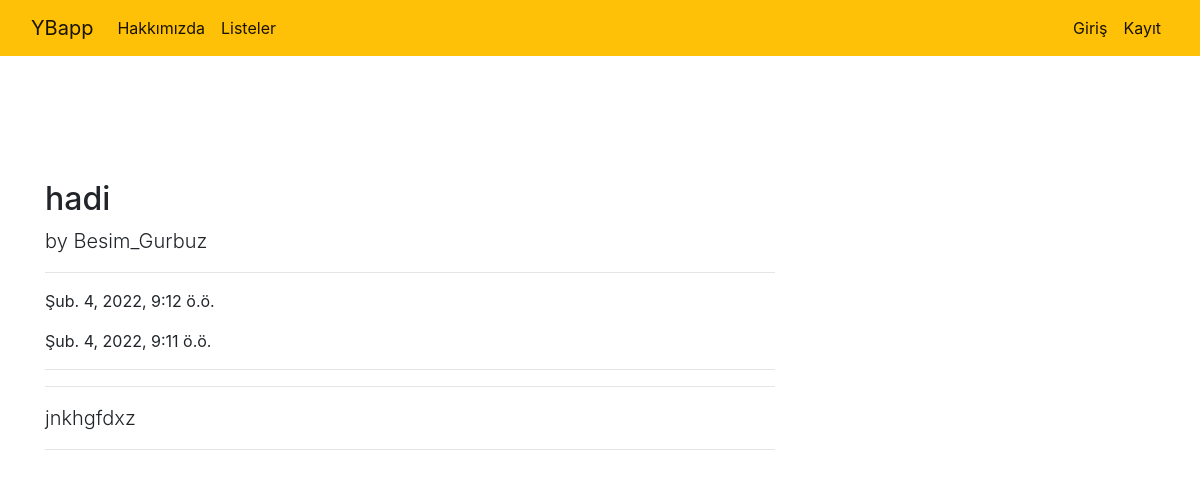
The page /yapbitirs/yapbitir/13 on the database as committed earlier.
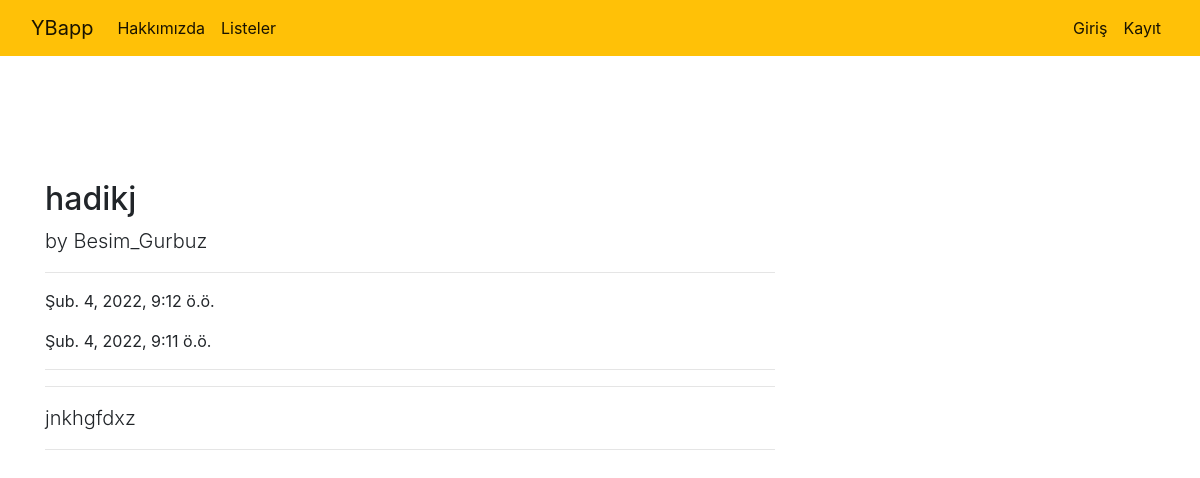
The same page on the database as committed later.
### yapbitir/models.py (models this page shows, shortened)
class Yapbitir(models.Model):
    author = models.ForeignKey("auth.User",on_delete=models.CASCADE,verbose_name="User")
    title = models.CharField(max_length=100, verbose_name="Liste Adı")
    content = models.TextField(verbose_name="YapBtirler")
    finished = models.BooleanField(default=True,verbose_name="Tamamlandı")
    created_date = models.DateTimeField(auto_now_add=True, verbose_name="Oluşturulan Tarihi")
    dateline = models.DateTimeField(default=datetime.now,blank=True)
    class Meta:
        ordering = ['-created_date']

### yapbitir/views.py (the view)
# urls.py: path('yapbitir/<int:id>', views.detail,name= "detail"),
def detail(request,id):
    yapbitir = get_object_or_404(Yapbitir,id = id)
    return render(request,"detail.html",{"yapbitir" : yapbitir})

### templates/detail.html
{% extends 'layout.html' %}
{% block body %}
<div class="row">
    <div class="col-lg-8">
      <h2 class="mt-4">{{yapbitir.title}}</h2>
      <p class="lead">
        by
        {{yapbitir.author.username}}
      </p>
      <hr>
      <p>{{yapbitir.created_date}}</p>
      <p>{{yapbitir.dateline}}</p>
      <hr>
      <hr>
      <p class="lead">
          {{yapbitir.content|safe}}
      </p>
      <hr>
{% endblock body %}

Rows that differ between the two databases and show on the page:
changed Yapbitir "jnkhgfdxz": title "hadi" → "hadikj"
